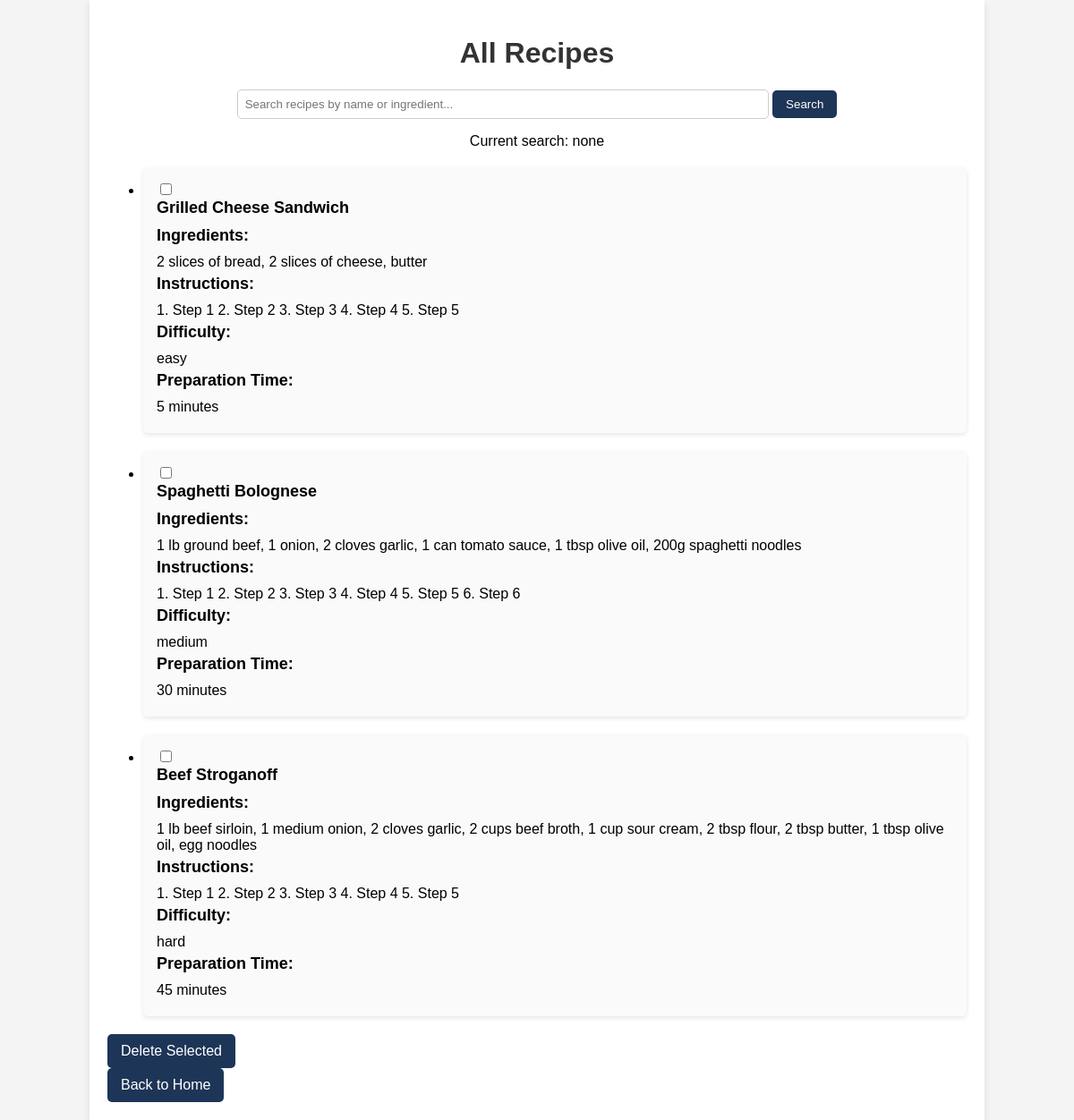
/view_recipes/, run on the app's committed database.
### main/models.py (models this page shows, shortened)
class Recipe(models.Model):
    DIFFICULTY_CHOICES = [
        ('easy', 'Easy'),
        ('medium', 'Medium'),
        ('hard', 'Hard'),
    ]
    name = models.CharField(max_length=255, unique=True)  # Recipe title
    ingredients = models.TextField()  # List of ingredients
    instructions = models.TextField()  # Step-by-step instructions
    difficulty = models.CharField(max_length=10, choices=DIFFICULTY_CHOICES)  # Difficulty level
    prep_time = models.IntegerField(help_text="Time in minutes")  # Preparation time in minutes
    created_at = models.DateTimeField(auto_now_add=True)  # Auto timestamp when created

### main/views.py (the view)
# urls.py: path('view_recipes/', view_recipes, name='view_recipes'),
def view_recipes(request):
    search_query = request.GET.get('search_query', '').strip()
    if search_query:
        recipes = Recipe.objects.filter(
            name__icontains = search_query
        ) | Recipe.objects.filter(
            ingredients__icontains = search_query
        )
    else:
        recipes=Recipe.objects.all()
    return render(request, 'main/view_recipes.html', {'recipes': recipes, 'search_query': search_query})

### main/templates/main/view_recipes.html (shortened to what this page needs)
<!DOCTYPE html>
<html>
<head>
</head>
<body>
    <div class="container">
        <h1>All Recipes</h1>
        <div class="search-container">
            <form method="GET" action="{% url 'view_recipes' %}">
                <input type="text" name="search_query" placeholder="Search recipes by name or ingredient..." />
                <input type="submit" value="Search" />
            </form>
            <p>
                Current search: {% if search_query %}{{ search_query }}{% else %}none{% endif %}
            </p>
        </div>
        <form method="POST" action="{% url 'delete_recipes' %}">
            <ul>
                {% for recipe in recipes %}
                    <li class="recipe-item">
                        <input type="checkbox" name="recipes_to_delete" value="{{ recipe.id }}">
                        <strong>{{ recipe.name }}</strong>
                        <p><strong>Ingredients:</strong> {{ recipe.ingredients }}</p>
                        <p><strong>Instructions:</strong> {{ recipe.instructions }}</p>
                        <p><strong>Difficulty:</strong> {{ recipe.difficulty }}</p>
                        <p><strong>Preparation Time:</strong> {{ recipe.prep_time }} minutes</p>
                    </li>
                {% empty %}
                    <p>No recipes found.</p>
                {% endfor %}
            </ul>
            <button type="submit" class="button">Delete Selected</button>
        </form>
        <a href="{% url 'home' %}"><button class="button">Back to Home</button></a>
    </div>
</body>
</html>

### main/templates/main/view_recipes.html (style rules this page uses)
body { font-family: Arial, sans-serif; background-color: #f4f4f4; margin: 0; padding: 0; }
.container { width: 80%; margin: 0 auto; padding: 20px; background-color: #fff; box-shadow: 0px 4px 8px rgba(0, 0, 0, 0.1); }
h1 { text-align: center; color: #333; }
.recipe-item { margin-bottom: 20px; padding: 15px; background-color: #fafafa; border-radius: 5px; box-shadow: 0px 2px 5px rgba(0, 0, 0, 0.1); }
.recipe-item strong { display: block; font-size: 18px; margin-bottom: 10px; }
.recipe-item p { margin: 5px 0; }
.button { background-color: #1d3557; color: white; border: none; padding: 10px 15px; text-align: center; text-decoration: none; font-size: 16px; border-radius: 5px; cursor: pointer; }
.search-container { margin-bottom: 20px; text-align: center; }
input[type="text"] { padding: 8px; width: 60%; border-radius: 5px; border: 1px solid #ccc; }
input[type="submit"] { padding: 8px 15px; background-color: #1d3557; color: white; border: none; border-radius: 5px; cursor: pointer; }

### data on the page
Recipe: name "Grilled Cheese Sandwich", ingredients "2 slices of bread, 2 slices of cheese, butter", instructions "1. Step 1 2. Step 2 3. Step 3 4. Step 4 5. Step 5", difficulty "easy", prep_time "5"
Recipe: name "Spaghetti Bolognese", ingredients "1 lb ground beef, 1 onion, 2 cloves garlic, 1 can tomato sauce, 1 tbsp olive oil, 200g spaghetti noodles", instructions "1. Step 1 2. Step 2 3. Step 3 4. Step 4 5. Step 5 6. Step 6", difficulty "medium", prep_time "30"
Recipe: name "Beef Stroganoff", ingredients "1 lb beef sirloin, 1 medium onion, 2 cloves garlic, 2 cups beef broth, 1 cup sour cream, 2 tbsp flour, 2 tbsp butter, 1 tbsp olive oil, egg noodles", instructions "1. Step 1 2. Step 2 3. Step 3 4. Step 4 5. Step 5", difficulty "hard", prep_time "45"
